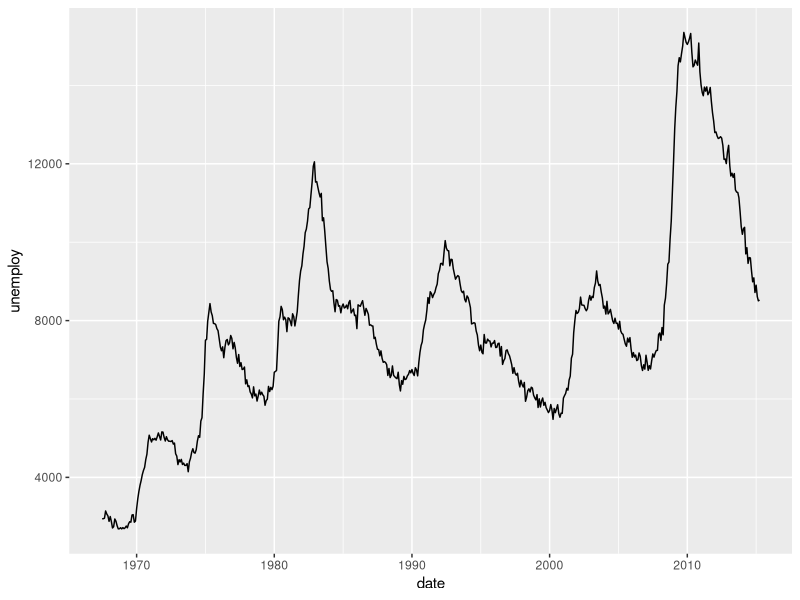
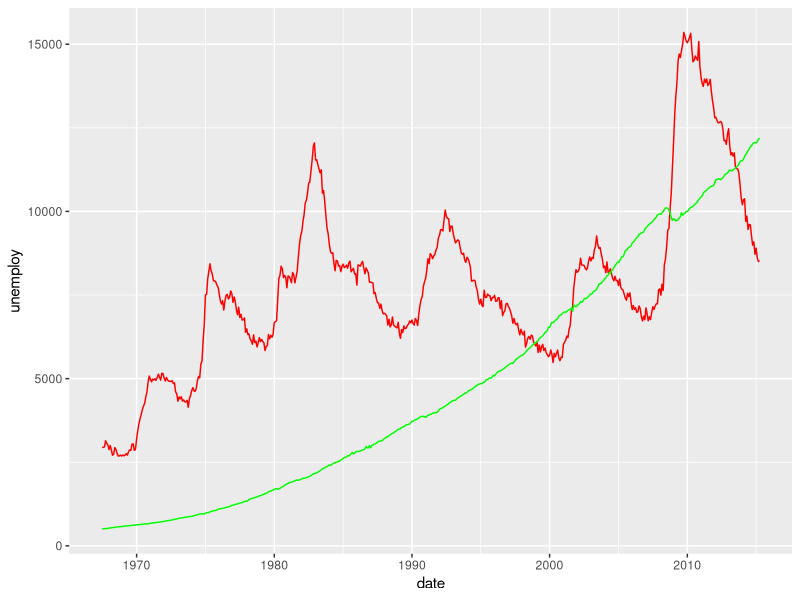
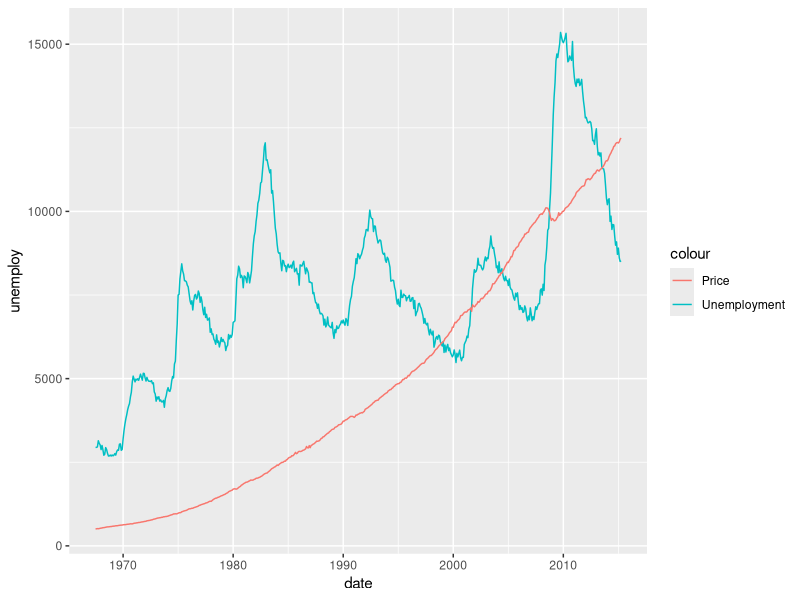

These figures' R source, in order: (Note: this script raises an error after producing the figures.)
############### Line Chart ####################################################################
# Data Set used: ODI
# Source of data set: Data.world
# Problem statement: Ploting Month wise number of matches
# Bivariate Analysis

library(ggplot2)

data1 = economics

# Ploting a line chart

chart1 = ggplot(data1, aes(x=date, y = unemploy)) + geom_line()

chart1 

# Plotting multiple line charts - Option 1

chart2 = ggplot(data1, aes(x = date)) + 
  geom_line(aes(y = unemploy), col = "Red") +
  geom_line(aes(y = pce), col = "Green")

chart2 

# Or Option 2

chart3 = ggplot(data1, aes(x = date)) + 
  geom_line(aes(y = unemploy, color = "Unemployment")) + 
  geom_line(aes(y = pce, color = "Price"))

chart3 

# My chart is showing data over a period of 10 years. I want to show for each year

library(lubridate)

brks <- data1$date[seq(1, length(data1$date), 12)]
lbls <- lubridate::year(brks)

chart4 + scale_x_date(labels = lbls, breaks = brks) + theme(axis.text.x = element_text(angle = 90))
